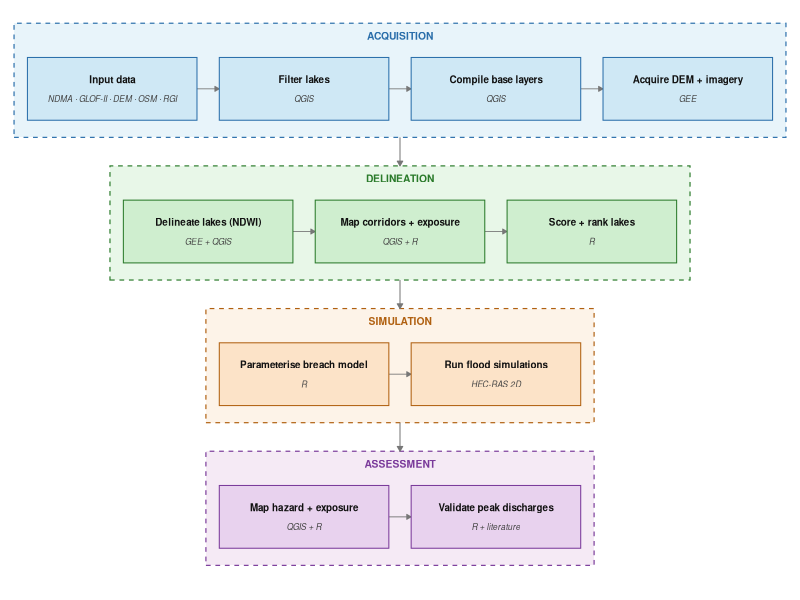
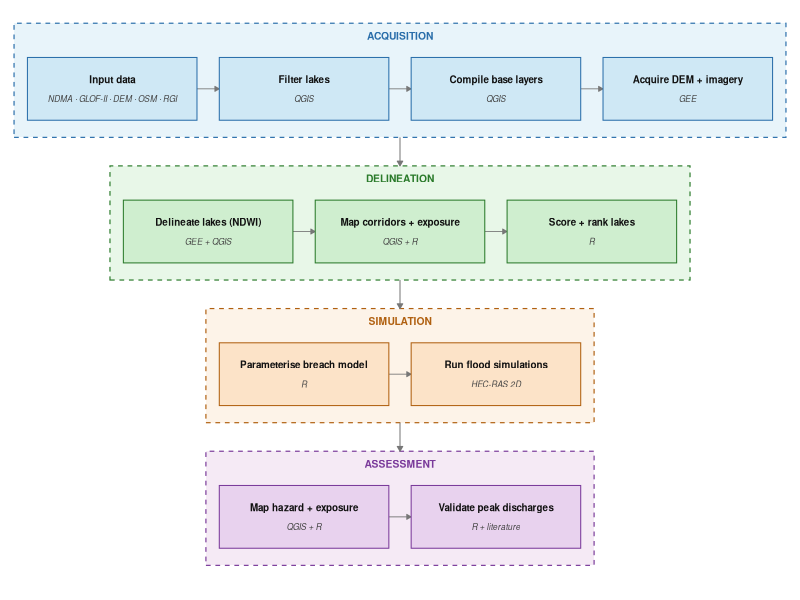

These charts were generated, in order, by the following R code:

# ════════════════════════════════════════════════════════════════
# 02_fig2_workflow.R
# Figure 2 — Reproducible Workflow Diagram
# PURPOSE: Flowchart of the entire methodology from data inputs to manuscript output.
# AUTHOR:  Ismail, Sadaf — GSAIS, Kyoto University
# DATE:    2026
#
# UPDATED (2026-08-21): supersedes 02_fig02_workflow.R (moved to scripts/OLD/).
# Fix for R1.software: the previous version colour-coded step boxes BY
# SOFTWARE TOOL (QGIS/GEE/R/HEC-RAS), with its own 5-entry colour legend,
# even though the boxes were already grouped into labelled phase panels
# (Acquisition/Delineation/Simulation/Assessment). That made "which
# software" the dominant visual read instead of "what stage." Step boxes
# are now coloured by phase (matching their panel's colour family) and
# the tool-based colour legend is removed -- the phase panels are already
# labelled, so a separate key isn't needed. The tool name is unchanged as
# an italic subtitle inside each box, so no information is lost.
# ════════════════════════════════════════════════════════════════

# =============================================================================
# Fig 2 — Reproducible Workflow Diagram (publication version)
# Output: figures/fig02_workflow.pdf  (83 mm wide, single-column)
# Packages: ggplot2, dplyr, tibble
# natural 4-phase structure
# =============================================================================

library(ggplot2)
library(dplyr)
library(tibble)

# ── 1. Steps ──────────────────────────────────────────────────────────────────

steps <- tribble(
  ~phase,        ~phase_id, ~step_id, ~label,                      ~tool,
  "Acquisition",  1,         1,        "Input data",                "NDMA · GLOF-II · DEM · OSM · RGI",
  "Acquisition",  1,         2,        "Filter lakes",              "QGIS",
  "Acquisition",  1,         3,        "Compile base layers",       "QGIS",
  "Acquisition",  1,         4,        "Acquire DEM + imagery",     "GEE",
  "Delineation",  2,         5,        "Delineate lakes (NDWI)",    "GEE + QGIS",
  "Delineation",  2,         6,        "Map corridors + exposure",  "QGIS + R",
  "Delineation",  2,         7,        "Score + rank lakes",        "R",
  "Simulation",   3,         8,        "Parameterise breach model", "R",
  "Simulation",   3,         9,        "Run flood simulations",     "HEC-RAS 2D",
  "Assessment",   4,         10,       "Map hazard + exposure",     "QGIS + R",
  "Assessment",   4,         11,       "Validate peak discharges",  "R + literature"
)

# ── 2. Layout constants ───────────────────────────────────────────────────────

box_w    <- 38
box_h    <- 11
gap_x    <- 5
gap_y    <- 14    # vertical space between phase panels
pad      <- 3     # padding inside phase panel around boxes
canvas_w <- 174   # mm — well centre each phase row to this

steps <- steps |>
  group_by(phase_id) |>
  mutate(
    pos_in_phase = row_number(),
    n_in_phase   = n()
  ) |>
  ungroup() |>
  mutate(
    # width of each phase row
    row_w  = n_in_phase * box_w + (n_in_phase - 1) * gap_x,
    # offset to centre each row within canvas_w
    x_offset = (canvas_w - row_w) / 2,
    x_mid    = x_offset + (pos_in_phase - 1) * (box_w + gap_x) + box_w / 2,
    x_left   = x_mid - box_w / 2,
    x_right  = x_mid + box_w / 2,
    y_top    = -(phase_id - 1) * (box_h + gap_y),
    y_bottom = y_top - box_h,
    y_mid    = y_top - box_h / 2
  )

# ── 3. Phase panels ───────────────────────────────────────────────────────────

phase_cols   <- c("Acquisition" = "#E8F4FA", "Delineation" = "#E8F7E8",
                  "Simulation"  = "#FDF3E8", "Assessment"  = "#F5EAF5")
phase_border <- c("Acquisition" = "#2A6EAA", "Delineation" = "#2A7A2A",
                  "Simulation"  = "#B06010", "Assessment"  = "#7A3A9A")

phase_panels <- steps |>
  group_by(phase, phase_id) |>
  summarise(
    xmin = min(x_left)   - pad,
    xmax = max(x_right)  + pad,
    ymax = max(y_top)    + pad + 3,   # +3 for phase label room
    ymin = min(y_bottom) - pad,
    .groups = "drop"
  ) |>
  mutate(
    fill   = phase_cols[phase],
    border = phase_border[phase]
  )

# ── 4. Within-phase arrows ────────────────────────────────────────────────────

within_arrows <- steps |>
  group_by(phase_id) |>
  arrange(pos_in_phase, .by_group = TRUE) |>
  mutate(
    x_from = x_right,
    x_to   = lead(x_left),
    y_arr  = y_mid
  ) |>
  filter(!is.na(x_to)) |>
  ungroup()

# ── 5. Between-phase arrows ───────────────────────────────────────────────────
# From bottom of phase panel → top of next phase panel (not into boxes)

between_arrows <- phase_panels |>
  arrange(phase_id) |>
  mutate(
    x_arr  = (xmin + xmax) / 2,   # centre of panel
    y_from = ymin,                 # bottom edge of current panel
    y_to   = lead(ymax)            # top edge of next panel
  ) |>
  filter(!is.na(y_to)) |>
  select(phase, x_arr, y_from, y_to)

# ── 6. Step-box colours (BY PHASE, not by software tool) ─────────────────────
# A deeper tint of each phase's colour family, so boxes read clearly against
# their own (paler) panel background while keeping the phase grouping as the
# single colour-coded dimension in the figure.

step_fill <- c("Acquisition" = "#CFE8F5", "Delineation" = "#CFEECF",
               "Simulation"  = "#FCE3C8", "Assessment"  = "#E8D2EE")

steps <- steps |>
  mutate(
    fill   = step_fill[phase],
    border = phase_border[phase]
  )

# ── 7. Canvas ─────────────────────────────────────────────────────────────────

x_range <- c(0, canvas_w)
y_range <- c(min(phase_panels$ymin) - 4, max(phase_panels$ymax) + 2)

# ── 8. Plot ───────────────────────────────────────────────────────────────────

p <- ggplot() +

  # Phase panels
  geom_rect(
    data = phase_panels,
    aes(xmin = xmin, xmax = xmax, ymin = ymin, ymax = ymax),
    fill      = phase_panels$fill,
    colour    = phase_panels$border,
    linewidth = 0.4, linetype = "dashed"
  ) +

  # Phase labels
  geom_text(
    data = phase_panels,
    aes(x = (xmin + xmax) / 2, y = ymax - 1.5,
        label = toupper(phase), colour = phase),
    hjust = 0.5, vjust = 1, size = 2.6, fontface = "bold"
  ) +
  scale_colour_manual(values = phase_border, guide = "none") +

  # Between-phase arrows (panel bottom → panel top, no overlap with boxes)
  geom_segment(
    data = between_arrows,
    aes(x = x_arr, xend = x_arr, y = y_from, yend = y_to),
    arrow     = arrow(length = unit(1.4, "mm"), type = "closed"),
    colour    = "#777777", linewidth = 0.35
  ) +

  # Within-phase arrows
  geom_segment(
    data = within_arrows,
    aes(x = x_from, xend = x_to, y = y_arr, yend = y_arr),
    arrow     = arrow(length = unit(1.3, "mm"), type = "closed"),
    colour    = "#777777", linewidth = 0.3
  ) +

  # Step boxes (coloured by phase)
  geom_rect(
    data = steps,
    aes(xmin = x_left, xmax = x_right, ymin = y_bottom, ymax = y_top),
    fill      = steps$fill,
    colour    = steps$border,
    linewidth = 0.35
  ) +

  # Step label
  geom_text(
    data = steps,
    aes(x = x_mid, y = y_mid + 1.7, label = label),
    size = 2.5, fontface = "bold", hjust = 0.5, colour = "#111111"
  ) +

  # Tool subtitle (unchanged -- still names the software used, just not colour-coded)
  geom_text(
    data = steps,
    aes(x = x_mid, y = y_mid - 1.7, label = tool),
    size = 2.1, fontface = "italic", hjust = 0.5, colour = "#444444"
  ) +

  coord_cartesian(xlim = x_range, ylim = y_range, expand = FALSE) +
  theme_void() +
  theme(
    plot.margin     = margin(3, 3, 3, 3, "mm"),
    plot.background = element_rect(fill = "white", colour = NA)
  )

# ── 9. Export ────────────────────────────────────────────────────────────────

dir.create("figures", showWarnings = FALSE)

# dpi bumped from 600 to 800 for GitHub/publication release
ggsave("figures/fig02_workflow.tiff",
       width = 174, height = 115, units = "mm",
       dpi = 800, bg = "white", compression = "lzw")

ggsave("figures/fig02_workflow.png",
  plot = p, width = 174, height = 115, units = "mm", dpi = 800)

message("Saved: figures/fig02_workflow.tiff  +  .png")
